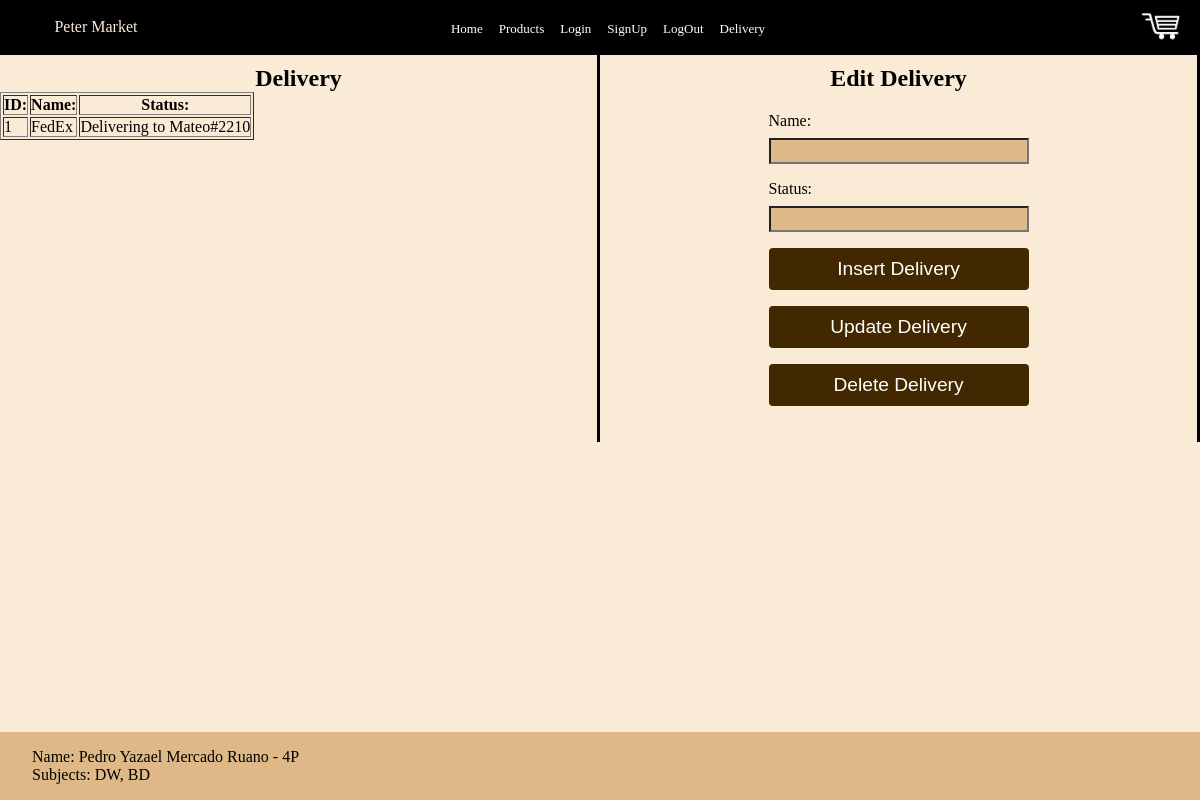
Screenshot of /delivery.php with the database file from the repository.
### tables this page shows
CREATE TABLE `delivery` (
  `id` int(11) NOT NULL,
  `name` varchar(255) NOT NULL,
  `status` varchar(255) NOT NULL
);

### delivery.php (the view, shortened to what this page needs)
<!DOCTYPE html>
<html lang="en">
<head>
    <link rel="stylesheet" href="style.css">
    <link rel="stylesheet" href="nav.css">
    <link rel="stylesheet" href="products.css">
</head>
<body>
    <header>
        <div>
            <p class="logoName">Peter Market</p>
            <a class="cart" href="cart.php"><img src="./assets/shopping_cart.png" alt="" srcset="" height="30px"
                    width="50px"></a>
            <nav>
                <ul>
                    <li><a href="index.php" class="nav" id="Home">Home</a></li>
                    <li><a href="products.php" class="nav" id="Products">Products</a></li>
                    <li><a href="login.php" class="nav" id="Login">Login</a></li>
                    <li><a href="signup.php" class="nav" id="SignUp">SignUp</a></li>
                    <li><a href="endsession.php" class="nav">LogOut</a></li>
                    <li><a href="delivery.php" class="nav">Delivery</a></li>
                </ul>
            </nav>
        </div>
    </header>
    <div class="itembase">
        <div class="column">
            <h2 class="category">Delivery</h2>
            <?php
            include "config.php";
            $log = mysqli_query($conn, "SELECT id, name, status FROM delivery");
            if ($log->num_rows > 0) {
                echo "<table border='1'>
            <tr>
                <th>ID:</th>
                <th>Name:</th>
                <th>Status:</th>
            </tr>";
                while ($row = $log->fetch_assoc()) {
                    echo "<tr>
                <td>" . $row["id"] . "</td>
                <td>" . $row["name"] . "</td>
                <td>" . $row["status"] . "</td>
              </tr>";
                }
                echo "</table>";
            } else {
                echo "Sin datos en delivery";
            }
            ?>
        </div>
        <div class="column">
            <h2 class="category">Edit Delivery</h2>
            <form action="delivery.php" method="post" id="productForm">
                <label for="deliveryName">Name:</label>
                <input type="text" id="deliveryName" name="deliveryName" required>
                <label for="deliveryStatus">Status:</label>
                <input type="text" id="deliveryStatus" name="deliveryStatus">
                <input type="submit" name="submitInsert" value="Insert Delivery" class="btn">
                <input type="submit" name="submitUpdate" value="Update Delivery" class="btn">
                <input type="submit" name="submitDelete" value="Delete Delivery" class="btn">
            </form>
        </div>
        <footer>
            <ul>
                <li>Name: Pedro Yazael Mercado Ruano - 4P</li>
                <li>Subjects: DW, BD</li>
            </ul>
        </footer>
</body>
</html>

### style.css (style rules this page uses)
* { padding: 0; margin: 0; box-sizing: border-box; }
body { font-family: verdana; background-color:antiquewhite; transition: background-color 1s; height: 100%; display: flex; flex-direction: column; min-height: 100vh; }
.logoName { position: absolute; color: antiquewhite; margin-top: 1.1em; margin-left: 3.4em; }
.cart { position: absolute; margin-left: 95%; margin-top: 1%; }
h2 { display: block; padding-top: 10px; text-align: center; }
a:link { text-decoration: none; color: black; }
a.nav { color: white; font-weight: normal; transition: font-size 0.5s ease; }
footer { padding: 1em; background-color: burlywood; position: absolute; bottom: 0; width: 100%; margin-top: auto; }
footer ul li { list-style: none; }
input { font-size: larger; background-color: antiquewhite; margin-top: 1em; margin-left: 20%; }
.column { flex: 1; box-sizing: border-box; border-style: solid; border-top: 0px; border-left: 0; border-bottom: 0; }
.itembase { display: flex; justify-content: space-between; }
nav { padding-bottom: 1.1em; }
@media (min-width: 800px) { body { overflow-x: hidden; } }
a img { opacity: 1; }

### nav.css (style rules this page uses)
header { background-color: black; height: 7%; }
nav { padding-top: 1.2em; }
nav ul { list-style: none; display: flex; justify-content: center; }
li { margin-left: 1em; }
a { font-size: small; }

### products.css (style rules this page uses)
form { margin-left: auto; margin-right: auto; padding: 20px; width: 300px; }
label { display: block; margin-bottom: 8px; }
input, textarea { width: 100%; box-sizing: border-box; background-color:burlywood; margin: 0; margin-bottom: 16px; }
.btn { padding-left: auto; padding-right: auto; background-color: #422800;; color: #fff; padding: 10px; border: none; border-radius: 4px; cursor: pointer; }

### rows the page displays
delivery: id "1", name "FedEx", status "Delivering to Mateo#2210"
